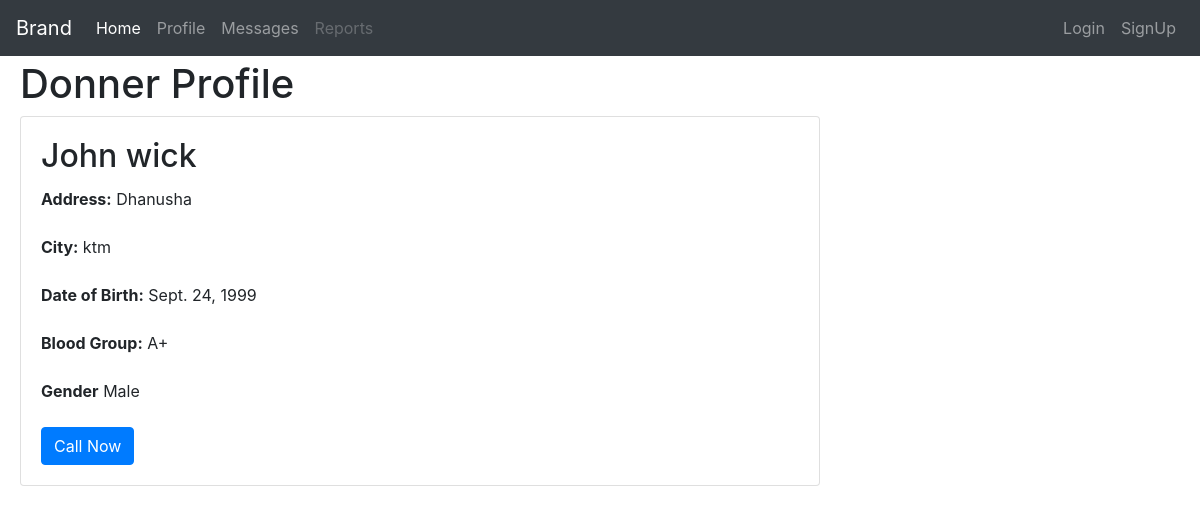
The app's page /donor/1/ with its own data.
### hackfest/models.py (models this page shows, shortened)
class Donor(models.Model):
    CHOOSE=(
        ('male', 'male'),
        ('female', 'female'),
        ('other', 'other'),
    )
    GROUP=(
        ('A+', 'A+'),
        ('A-', 'A-'),
        ('B+', 'B-'),
        ('O+', 'O-'),
        ('AB+', 'AB-'),
    )
    first_name= models.CharField(max_length=100)
    last_name= models.CharField(max_length=100)
    gender= models.CharField(max_length=200, null=True, choices=CHOOSE)
    contact= models.CharField(max_length=50000000000)
    dob= models.DateField(null=True)
    blood= models.CharField(max_length=200, null=True, choices=GROUP)
    district= models.CharField(max_length=100)
    city= models.CharField(max_length=100)
    ward= models.IntegerField(null=True)

### hackfest/views.py (the view)
# urls.py: path('donor/<int:pk>/', DonorDetailView.as_view(), name='donor_detail'),
class  DonorDetailView(DetailView):
     model= Donor
     template_name='detail_donor.html'

### templates/detail_donor.html
{% extends 'base.html' %}
{% block content %}
<div class="bs-example">
    <h1> Donner Profile</h1>
    <div class="card" style="width: 50rem;">
        <div class="card-body">
            <h2 class="card-title">{{object.first_name}} {{object.last_name}}</h2>
            <b>Address:</b> {{object.district}}<br><br>
            <b>City:</b> {{object.city}}<br><br>
            <b>Date of Birth:</b> {{object.dob}}<br><br>
            <b>Blood Group:</b> A+ <br><br>
            <b>Gender</b> Male
            <br><br>
            <a href="#" class="btn btn-primary">Call Now</a>
        </div>
    </div>
</div>
{% endblock %}

### templates/base.html (style rules this page uses)
.bs-example { margin: 20px; }
body { padding-top: 40px; }

### records on screen
Donor: first_name "John", last_name "wick", district "Dhanusha", city "ktm", dob "Sept. 24, 1999"
